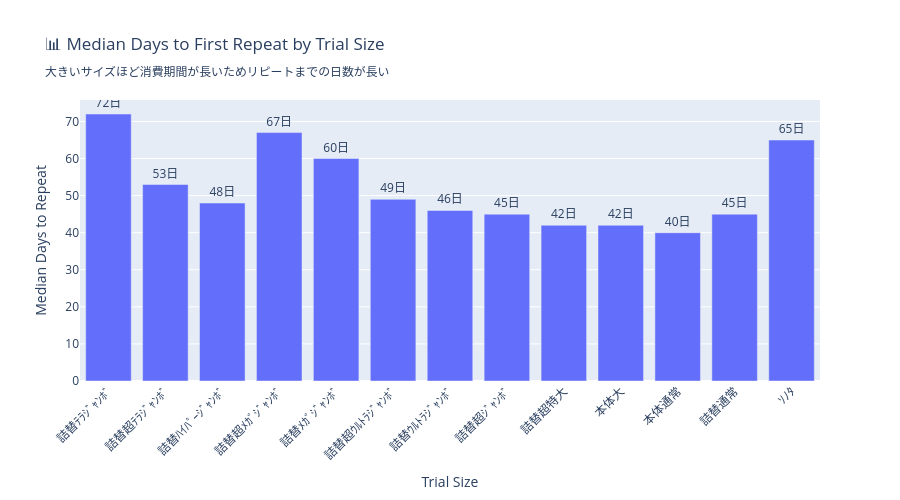

Source (notebook cell):
### Markdown cell above
## 3. Phase 2: Time-to-Repeat Analysis

### 目的
- サイズ別「リピートまでの平均日数」を算出
- 大きいサイズの消費期間が長いことを定量化
- 比較可能な期間（最初の2ヶ月）での評価

### Code cell
# =============================================================================
# Phase 2: Time-to-Repeat Analysis
# サイズ別リピートまでの日数を分析
# =============================================================================

print("="*80)
print("PHASE 2: TIME-TO-REPEAT ANALYSIS")
print("サイズ別「リピートまでの平均日数」")
print("="*80)

# Calculate days to first repeat
trial_repeat_df['first_trial_date'] = pd.to_datetime(trial_repeat_df['first_trial_date'])
trial_repeat_df['first_repeat_date'] = pd.to_datetime(trial_repeat_df['first_repeat_date'])

# Only for those who repeated
repeaters = trial_repeat_df[trial_repeat_df['has_repeat'] == 1].copy()
repeaters['days_to_repeat'] = (repeaters['first_repeat_date'] - repeaters['first_trial_date']).dt.days

# Aggregate by size
time_to_repeat_by_size = repeaters.groupby('trial_size').agg(
    repeater_count=('shopper_key', 'nunique'),
    mean_days=('days_to_repeat', 'mean'),
    median_days=('days_to_repeat', 'median'),
    min_days=('days_to_repeat', 'min'),
    max_days=('days_to_repeat', 'max'),
    std_days=('days_to_repeat', 'std')
).reset_index()

# Reorder by size
time_to_repeat_by_size['size_order'] = time_to_repeat_by_size['trial_size'].apply(
    lambda x: size_order.index(x) if x in size_order else 999
)
time_to_repeat_by_size = time_to_repeat_by_size.sort_values('size_order').drop('size_order', axis=1)

print("\n📊 Days to First Repeat by Trial Size")
print("-"*80)
print(f"{'Trial Size':<20} | {'N':<8} | {'Mean':<8} | {'Median':<8} | {'Min':<6} | {'Max':<6}")
print("-"*80)

for _, row in time_to_repeat_by_size.iterrows():
    print(f"{row['trial_size']:<20} | {int(row['repeater_count']):<8,} | {row['mean_days']:<8.1f} | {row['median_days']:<8.1f} | {int(row['min_days']):<6} | {int(row['max_days']):<6}")

# Visualize
fig = px.bar(
    time_to_repeat_by_size,
    x='trial_size',
    y='median_days',
    title='📊 Median Days to First Repeat by Trial Size<br><sub>大きいサイズほど消費期間が長いためリピートまでの日数が長い</sub>',
    labels={'trial_size': 'Trial Size', 'median_days': 'Median Days to Repeat'},
    text='median_days'
)
fig.update_traces(texttemplate='%{text:.0f}日', textposition='outside')
fig.update_layout(xaxis_tickangle=-45, height=500)
fig.show()

### Figure 1 — Plotly figure (JSON) as saved in the notebook; plotly's stock layout.template omitted (floating-point values rounded to 4 significant figures)
{"data": [{"hovertemplate": "Trial Size=%{x}<br>Median Days to Repeat=%{text}<extra></extra>", "legendgroup": "", "marker": {"color": "#636efa", "pattern": {"shape": ""}}, "name": "", "orientation": "v", "showlegend": false, "text": [72.0, 53.0, 48.0, 67.0, 60.0, 49.0, 46.0, 45.0, 42.0, 42.0, 40.0, 45.0, 65.0], "textposition": "outside", "texttemplate": "%{text:.0f}日", "type": "bar", "x": ["詰替ﾃﾗｼﾞｬﾝﾎﾞ", "詰替超ﾃﾗｼﾞｬﾝﾎﾞ", "詰替ﾊｲﾊﾟｰｼﾞｬﾝﾎﾞ", "詰替超ﾒｶﾞｼﾞｬﾝﾎﾞ", "詰替ﾒｶﾞｼﾞｬﾝﾎﾞ", "詰替超ｳﾙﾄﾗｼﾞｬﾝﾎﾞ", "詰替ｳﾙﾄﾗｼﾞｬﾝﾎﾞ", "詰替超ｼﾞｬﾝﾎﾞ", "詰替超特大", "本体大", "本体通常", "詰替通常", "ｿﾉﾀ"], "xaxis": "x", "y": [72.0, 53.0, 48.0, 67.0, 60.0, 49.0, 46.0, 45.0, 42.0, 42.0, 40.0, 45.0, 65.0], "yaxis": "y"}], "layout": {"barmode": "relative", "height": 500, "legend": {"tracegroupgap": 0}, "title": {"text": "📊 Median Days to First Repeat by Trial Size<br><sub>大きいサイズほど消費期間が長いためリピートまでの日数が長い</sub>"}, "xaxis": {"anchor": "y", "domain": [0, 1], "tickangle": -45, "title": {"text": "Trial Size"}}, "yaxis": {"anchor": "x", "domain": [0, 1], "title": {"text": "Median Days to Repeat"}}}}
